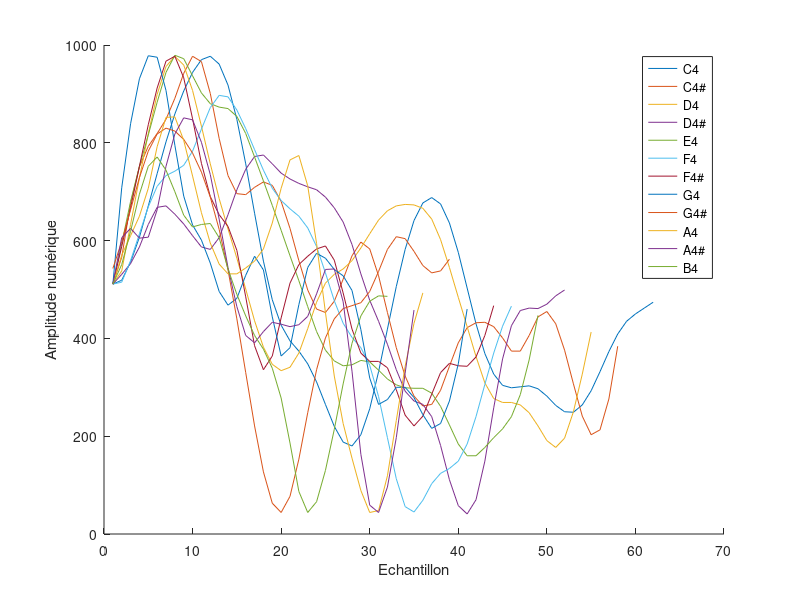

Write the MATLAB code that produced this figure.
a = 1;

load A4.txt
A4 = A4(:,:);
A4 = round(a*0.536*2*5120*A4+511);

load A4d.txt
A4d = A4d(:,:);
A4d = round(a*2*5120.*A4d+511);

load B4.txt
B4 = B4(:,:);
B4 = round(a*1.408*0.536*2*5120*B4+511);

load C4.txt
C4 = C4(:,:);
C4 = round(a*2.09*0.536*2*5120*C4+511);

load C4d.txt
C4d = C4d(:,:);
C4d = round(a*2.21*0.536*2*5120*C4d+511);

load D4.txt
D4 = D4(:,:);
D4 = round(a*1.49*0.536*2*5120*D4+511);

load D4d.txt
D4d = D4d(:,:);
D4d = round(a*1.12*0.536*2*5120*D4d+511);

load E4.txt
E4 = E4(:,:);
E4 = round(a*0.536*2*5120*E4+511);

load F4.txt
F4 = F4(:,:);
F4 = round(a*1.41*0.536*2*5120*F4+511);

load F4d.txt
F4d = F4d(:,:);
F4d = round(a*2.09*0.536*2*5120*F4d+511);

load G4.txt
G4 = G4(:,:);
G4 = round(a*2.14*0.536*2*5120*G4+511);

load G4d.txt
G4d = G4d(:,:);
G4d = round(a*1.585*0.536*2*5120*G4d+511);

fileData = fopen('piano.txt','w');

fprintf(fileData,'NbEchantillon = {%d,%d,%d,%d,%d,%d,%d,%d,%d,%d,%d,%d}\r\n\n',length(C4),length(C4d),length(D4),length(D4d),length(E4),length(F4),length(F4d),length(G4),length(G4d),length(A4),length(A4d),length(B4));

fprintf(fileData,'C4 = {');
for i = 1:length(C4)-1
    fprintf(fileData,'%d,',C4(i));
end
fprintf(fileData,'%d',C4(length(C4)));
fprintf(fileData,'}\r\n');

fprintf(fileData,'C4d = {');
for i = 1:length(C4d)-1
    fprintf(fileData,'%d,',C4d(i));
end
fprintf(fileData,'%d',C4d(length(C4d)));
fprintf(fileData,'}\r\n');

fprintf(fileData,'D4 = {');
for i = 1:length(D4)-1
    fprintf(fileData,'%d,',D4(i));
end
fprintf(fileData,'%d',D4(length(D4)));
fprintf(fileData,'}\r\n');

fprintf(fileData,'D4d = {');
for i = 1:length(D4d)-1
    fprintf(fileData,'%d,',D4d(i));
end
fprintf(fileData,'%d',D4d(length(D4d)));
fprintf(fileData,'}\r\n');

fprintf(fileData,'E4 = {');
for i = 1:length(E4)-1
    fprintf(fileData,'%d,',E4(i));
end
fprintf(fileData,'%d',E4(length(E4)));
fprintf(fileData,'}\r\n');

fprintf(fileData,'F4 = {');
for i = 1:length(F4)-1
    fprintf(fileData,'%d,',F4(i));
end
fprintf(fileData,'%d',F4(length(F4)));
fprintf(fileData,'}\r\n');

fprintf(fileData,'F4d = {');
for i = 1:length(F4d)-1
    fprintf(fileData,'%d,',F4d(i));
end
fprintf(fileData,'%d',F4d(length(F4d)));
fprintf(fileData,'}\r\n');

fprintf(fileData,'G4 = {');
for i = 1:length(G4)-1
    fprintf(fileData,'%d,',G4(i));
end
fprintf(fileData,'%d',G4(length(G4)));
fprintf(fileData,'}\r\n');

fprintf(fileData,'G4d = {');
for i = 1:length(G4d)-1
    fprintf(fileData,'%d,',G4d(i));
end
fprintf(fileData,'%d',G4d(length(G4d)));
fprintf(fileData,'}\r\n');


fprintf(fileData,'A4 = {');
for i = 1:length(A4)-1
    fprintf(fileData,'%d,',A4(i));
end
fprintf(fileData,'%d',A4(length(A4)));
fprintf(fileData,'}\r\n');

fprintf(fileData,'A4d = {');
for i = 1:length(A4d)-1
    fprintf(fileData,'%d,',A4d(i));
end
fprintf(fileData,'%d',A4d(length(A4d)));
fprintf(fileData,'}\r\n');

fprintf(fileData,'B4 = {');
for i = 1:length(B4)-1
    fprintf(fileData,'%d,',B4(i));
end
fprintf(fileData,'%d',B4(length(B4)));
fprintf(fileData,'}\r\n');

fclose(fileData);

hold on;
plot(C4);
plot(C4d);
plot(D4);
plot(D4d);
plot(E4);
plot(F4);
plot(F4d);
plot(G4);
plot(G4d);
plot(A4);
plot(A4d);
plot(B4);
xlabel("Echantillon");
ylabel("Amplitude numérique");
legend("C4","C4#","D4","D4#","E4","F4","F4#","G4","G4#","A4","A4#","B4");
hold off;
